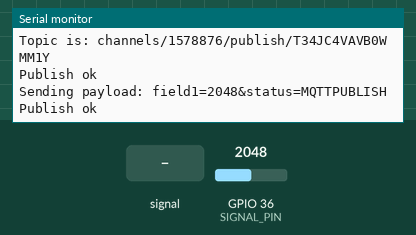
Simulated run of this sketch. Board: ESP32. Shown: the last lines printed to the serial monitor. The test bench sets the inputs (shaded band); at power-on: GPIO 36 (SIGNAL_PIN) = 2048. WiFi joins after 1.5 s; servers stay silent unless stated; no MQTT or app messages arrive unless stated.

Above: at 2.7 s.
2.8 s: GPIO 36 (SIGNAL_PIN) fed a 200 Hz sine of ±327 counts around its level
12.8 s: GPIO 36 (SIGNAL_PIN) set to 2866
At 22.2 s:
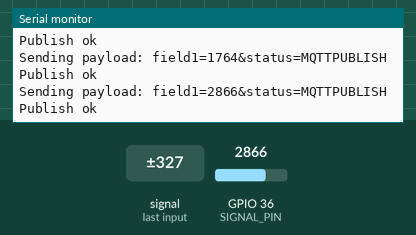
22.8 s: GPIO 36 (SIGNAL_PIN) fed a 1000 Hz sine of ±1023 counts around its level
32.8 s: GPIO 36 (SIGNAL_PIN) set to 3603
At 43.1 s:
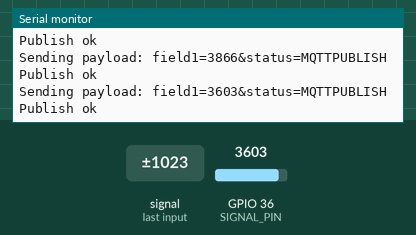
Timing chart, 0 to 43.8 s (numbered marks = the images above; inputs shaded):
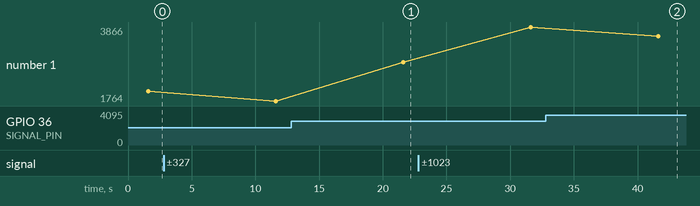

The sketch:

Lab8_part1.ino
```cpp
#include "PubSubClient.h"
#include"WiFi.h"
#include"ThingSpeak.h"

#define POWER_PIN  23 // ESP32 pin GIOP23 connected to sensor's VCC pin
#define SIGNAL_PIN A0 // ESP32 pin GIOP36 (ADC0) connected to sensor's signal pin

const char* ssid = "Bhargavi";
const char* password =  "09262525";

char* topic = "channels/1578876/publish/T34JC4VAVB0WMM1Y"; //channels/<channelID>/publish/API
char* server = "mqtt.thingspeak.com";

WiFiClient wifiClient;
PubSubClient client(server, 1883, wifiClient);

void callback(char* topic, byte* payload, unsigned int length) {
  // handle message arrived
}


void setup() {
  Serial.begin(115200);
  delay(10);

  pinMode(POWER_PIN, OUTPUT);
  digitalWrite(POWER_PIN, LOW);

  Serial.println();
  Serial.print("Connecting to ");
  Serial.println(ssid);

  WiFi.begin(ssid, password);

  while (WiFi.status() != WL_CONNECTED) {
    delay(500);
    Serial.print(".");
  }
  Serial.println("");
  Serial.println("WiFi connected");
  Serial.println("IP address: ");
  Serial.println(WiFi.localIP());

  String clientName="ESP-Thingspeak";
  Serial.print("Connecting to ");
  Serial.print(server);
  Serial.print(" as ");
  Serial.println(clientName);

  if (client.connect((char*) clientName.c_str())) {
    Serial.println("Connected to MQTT broker");
    Serial.print("Topic is: ");
    Serial.println(topic);

    if (client.publish(topic, "hello from ESP8266")) {
      Serial.println("Publish ok");
    }
    else {
      Serial.println("Publish failed");
    }
  }
  else {
    Serial.println("MQTT connect failed");
    Serial.println("Will reset and try again...");
    abort();
  }
}

void loop() {
  digitalWrite(POWER_PIN, HIGH);
  delay(10);
  int value = analogRead(SIGNAL_PIN);
  digitalWrite(POWER_PIN, LOW);

  static int counter = 0;
  String payload="field1=";
  payload+=value;
  payload+="&status=MQTTPUBLISH";

  if (client.connected()){
    Serial.print("Sending payload: ");
    Serial.println(payload);

    if (client.publish(topic, (char*) payload.c_str())) {
      Serial.println("Publish ok");
    }
    else {
      Serial.println("Publish failed");
    }
  }
  ++counter;
  delay(10000);
}
```

Measured:
- after the input at 12.8 s, the serial monitor: prints a new line after 8.8 s (image 1)
- after the input at 32.8 s, the serial monitor: prints a new line after 8.8 s (image 2)
- plotted number 1: 2048 → 1764 after the input at 2.8 s, 1764 → 2866 after the input at 12.8 s, 2866 → 3866 after the input at 22.8 s, 3866 → 3603 after the input at 32.8 s
